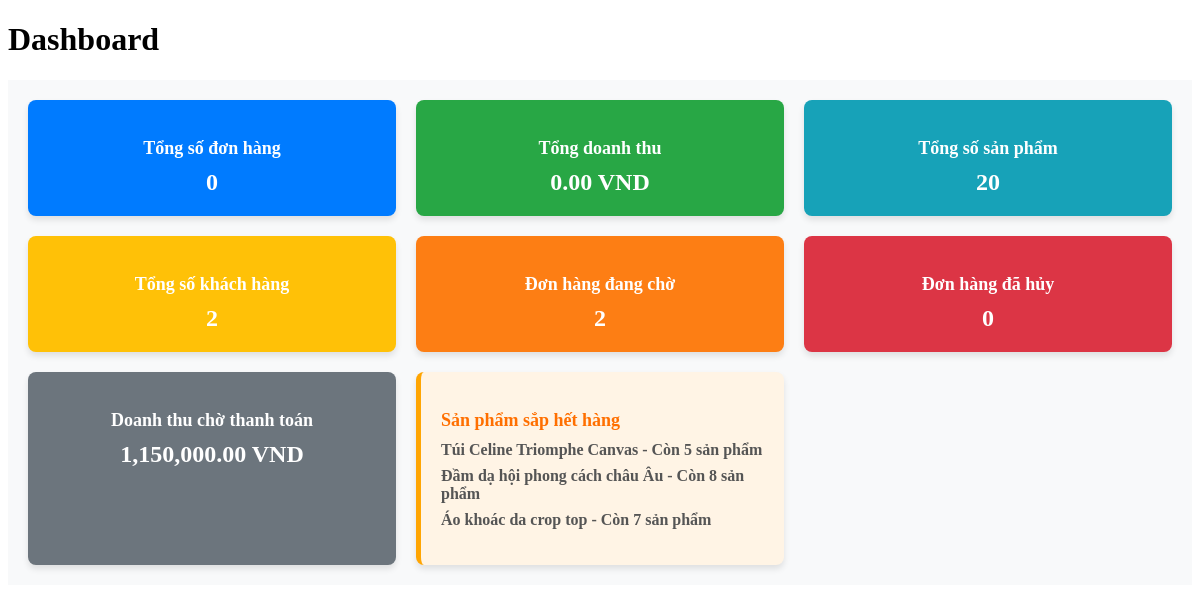
The app's page /admin/dashboard/stats.php with its own data.
### tables this page shows
CREATE TABLE `products` (
  `id` int(11) NOT NULL,
  `name` varchar(100) NOT NULL,
  `description` text,
  `price` decimal(10,2) NOT NULL,
  `stock` int(11) DEFAULT '0',
  `image_url` varchar(255) DEFAULT NULL,
  `created_at` timestamp NOT NULL DEFAULT CURRENT_TIMESTAMP
);

### admin/dashboard/stats.php (the view, shortened to what this page needs)
<?php
include '../../config/database.php';
$query_stats = "SELECT COUNT(id) AS total_orders, SUM(total) AS total_revenue FROM orders WHERE status = 'completed'";
$result = $conn->query($query_stats);
$order_data = $result->fetch_assoc();
$total_orders = $order_data['total_orders'] ?? 0;
$total_revenue = $order_data['total_revenue'] ?? 0;
$query_products = "SELECT COUNT(id) AS total_products FROM products";
$result = $conn->query($query_products);
$product_data = $result->fetch_assoc();
$total_products = $product_data['total_products'] ?? 0;
$query_customers = "SELECT COUNT(customer_id) AS total_customers FROM customers";
$result = $conn->query($query_customers);
$customer_data = $result->fetch_assoc();
$total_customers = $customer_data['total_customers'] ?? 0;
$query_pending_orders = "SELECT COUNT(id) AS pending_orders FROM orders WHERE status = 'pending'";
$result = $conn->query($query_pending_orders);
$pending_data = $result->fetch_assoc();
$pending_orders = $pending_data['pending_orders'] ?? 0;
$query_cancelled_orders = "SELECT COUNT(id) AS cancelled_orders FROM orders WHERE status = 'cancelled'";
$result = $conn->query($query_cancelled_orders);
$cancelled_data = $result->fetch_assoc();
$cancelled_orders = $cancelled_data['cancelled_orders'] ?? 0;
$query_pending_revenue = "SELECT SUM(total) AS pending_revenue FROM orders WHERE status = 'pending'";
$result = $conn->query($query_pending_revenue);
$pending_revenue_data = $result->fetch_assoc();
$pending_revenue = $pending_revenue_data['pending_revenue'] ?? 0;
$query_low_stock = "SELECT name, stock FROM products WHERE stock < 10";
$result_low_stock = $conn->query($query_low_stock);
$low_stock_products = [];
while ($row = $result_low_stock->fetch_assoc()) {
    $low_stock_products[] = $row;
}
?>
<!DOCTYPE html>
<html lang="en">
<head>
    <link rel="stylesheet" href="../../css/dashboard.css">
</head>
<body>
<h1>Dashboard</h1>
<div class="dashboard-container">
    <div class="dashboard-box total-orders">
        <h3>Tổng số đơn hàng</h3>
        <p><?php echo $total_orders; ?></p>
    </div>
    <div class="dashboard-box total-revenue">
        <h3>Tổng doanh thu</h3>
        <p><?php echo number_format($total_revenue, 2); ?> VND</p>
    </div>
    <div class="dashboard-box total-products">
        <h3>Tổng số sản phẩm</h3>
        <p><?php echo $total_products; ?></p>
    </div>
    <div class="dashboard-box total-customers">
        <h3>Tổng số khách hàng</h3>
        <p><?php echo $total_customers; ?></p>
    </div>
    <div class="dashboard-box pending-orders">
        <h3>Đơn hàng đang chờ</h3>
        <p><?php echo $pending_orders; ?></p>
    </div>
    <div class="dashboard-box cancelled-orders">
        <h3>Đơn hàng đã hủy</h3>
        <p><?php echo $cancelled_orders; ?></p>
    </div>
    <div class="dashboard-box pending-revenue">
        <h3>Doanh thu chờ thanh toán</h3>
        <p><?php echo number_format($pending_revenue, 2); ?> VND</p>
    </div>
    <div class="dashboard-box low-stock">
        <h3>Sản phẩm sắp hết hàng</h3>
        <?php if (count($low_stock_products) > 0): ?>
            <ul>
                <?php foreach ($low_stock_products as $product): ?>
                    <li><strong><?php echo $product['name']; ?></strong> - Còn <?php echo $product['stock']; ?> sản phẩm</li>
                <?php endforeach; ?>
            </ul>
        <?php else: ?>
            <p>Không có sản phẩm sắp hết hàng.</p>
        <?php endif; ?>
    </div>
</div>
</body>

### admin/dashboard/stats.php (style rules this page uses)
.dashboard-container { display: grid; grid-template-columns: repeat(auto-fit, minmax(300px, 1fr)); gap: 20px; padding: 20px; background-color: #f8f9fa; }
.dashboard-box { padding: 20px; border-radius: 8px; box-shadow: 0 4px 6px rgba(0, 0, 0, 0.1); text-align: center; color: white; font-weight: bold; transition: transform 0.3s, box-shadow 0.3s; }
.dashboard-box h3 { font-size: 18px; margin-bottom: 10px; }
.dashboard-box p { font-size: 24px; margin: 0; }
.dashboard-box.total-orders { background-color: #007bff; }
.dashboard-box.total-revenue { background-color: #28a745; }
.dashboard-box.total-products { background-color: #17a2b8; }
.dashboard-box.total-customers { background-color: #ffc107; }
.dashboard-box.pending-orders { background-color: #fd7e14; }
.dashboard-box.cancelled-orders { background-color: #dc3545; }
.dashboard-box.pending-revenue { background-color: #6c757d; }
.dashboard-box.low-stock { background-color: #fff4e5; color: #555; border-left: 5px solid #ffa502; text-align: left; }
.low-stock h3 { font-size: 18px; color: #ff6f00; margin-bottom: 10px; }
.low-stock ul { list-style: none; padding: 0; margin-top: 10px; }
.low-stock ul li { font-size: 16px; color: #555; margin-bottom: 8px; }

### records on screen
products: name "Túi Celine Triomphe Canvas", stock "5"
products: name "Đầm dạ hội phong cách châu Âu", stock "8"
products: name "Áo khoác da crop top", stock "7"

### other values on screen
$total_orders "0"
$total_revenue "0.00"
$total_products "20"
$total_customers "2"
$pending_orders "2"
$cancelled_orders "0"
$pending_revenue "1,150,000.00"
